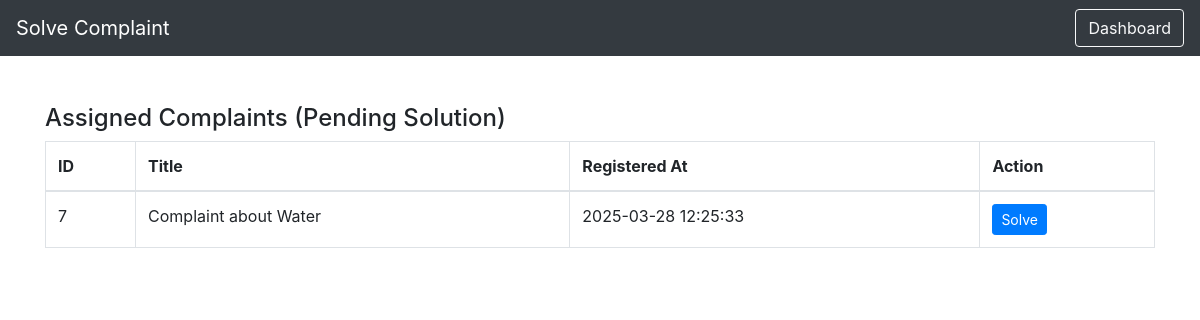
/depthead/solve_complaint_dept_head.php (signed in), run on an earlier commit of the app's database.
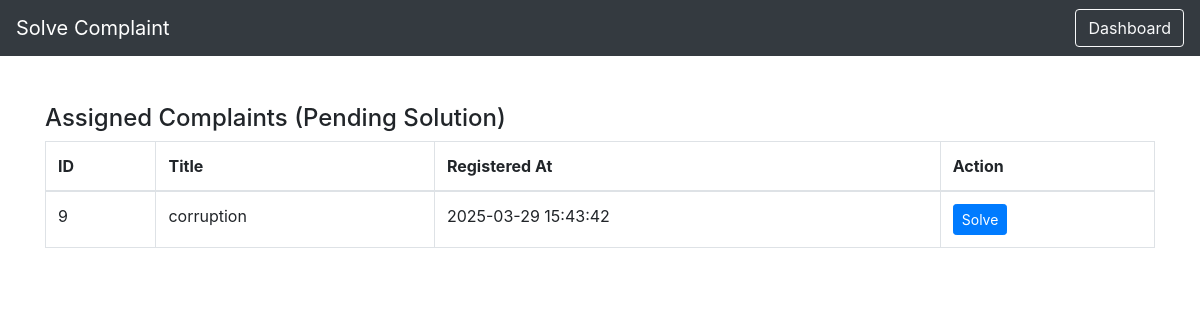
And on a later commit of the database.
### tables this page shows
CREATE TABLE `complaints` (
  `id` int(11) NOT NULL,
  `citizen_id` int(11) NOT NULL,
  `department_id` int(11) NOT NULL,
  `title` varchar(255) NOT NULL,
  `description` text NOT NULL,
  `status` enum('registered','in_progress','solved','referred') DEFAULT 'registered',
  `priority` enum('top','medium','normal','low') DEFAULT 'normal',
  `officer_id` int(11) DEFAULT NULL,
  `dept_head_id` int(11) DEFAULT NULL,
  `referred_by` int(11) DEFAULT NULL,
  `referred_at` timestamp NULL DEFAULT NULL,
  `remarks` text,
  `response` text,
  `review_rating` int DEFAULT NULL,
  `review_feedback` text,
  `ai_summary_complaint` text,
  `ai_summary_response` text,
  `target_id` int DEFAULT NULL,
  `target_role` enum('officer','dept_head') DEFAULT NULL,
  `created_at` timestamp NOT NULL DEFAULT CURRENT_TIMESTAMP,
  `updated_at` timestamp NOT NULL DEFAULT CURRENT_TIMESTAMP ON UPDATE CURRENT_TIMESTAMP,
  PRIMARY KEY (`id`),
  KEY `citizen_id` (`citizen_id`),
  KEY `department_id` (`department_id`),
  KEY `officer_id` (`officer_id`),
  KEY `dept_head_id` (`dept_head_id`),
  KEY `referred_by` (`referred_by`)
);

### depthead/solve_complaint_dept_head.php (the view, shortened to what this page needs)
<?php
include('../config.php');
$dept_head_id = $_SESSION['dept_head_id'];
?>
<!DOCTYPE html>
<html lang="en">
<head>
  <link rel="stylesheet" href="https://stackpath.bootstrapcdn.com/bootstrap/4.5.2/css/bootstrap.min.css">
</head>
<body>
  <nav class="navbar navbar-expand-lg navbar-dark bg-dark">
    <span class="navbar-brand">Solve Complaint</span>
    <div class="ml-auto">
      <a href="dept_head_dashboard.php" class="btn btn-outline-light">Dashboard</a>
    </div>
  </nav>
  <div class="container mt-5">
    <?php if (isset($complaint)): ?>
      <h4>Complaint Details (ID: <?php echo $complaint['id']; ?>)</h4>
      <p><strong>Title:</strong> <?php echo htmlspecialchars($complaint['title']); ?></p>
      <p><strong>Description:</strong> <?php echo htmlspecialchars($complaint['description']); ?></p>
      <hr>
      <h5>Mark as Solved</h5>
      <form method="POST" action="">
        <div class="form-group">
          <label>Response</label>
          <textarea name="response" required class="form-control" placeholder="Enter response"></textarea>
        </div>
        <div class="form-group">
          <label>Remarks</label>
          <textarea name="remarks" required class="form-control" placeholder="Enter your remarks"></textarea>
        </div>
        <button type="submit" name="solve" class="btn btn-success">Solve Complaint</button>
      </form>
      <a href="assign_complaint.php" class="btn btn-secondary mt-3">Back to List</a>
    <?php else: ?>
      <h4>Assigned Complaints (Pending Solution)</h4>
      <?php
      $list_sql = "SELECT * FROM complaints
                   WHERE dept_head_id = '$dept_head_id'
                     AND TRIM(LOWER(status)) != 'solved'
                   ORDER BY created_at DESC";
      $list_result = $conn->query($list_sql);
      if ($list_result && $list_result->num_rows > 0) { ?>
        <table class="table table-bordered">
          <thead>
            <tr>
              <th>ID</th>
              <th>Title</th>
              <th>Registered At</th>
              <th>Action</th>
            </tr>
          </thead>
          <tbody>
            <?php while ($row = $list_result->fetch_assoc()) { ?>
              <tr>
                <td><?php echo $row['id']; ?></td>
                <td><?php echo htmlspecialchars($row['title']); ?></td>
                <td><?php echo $row['created_at']; ?></td>
                <td>
                  <a href="solve_complaint_dept_head.php?complaint_id=<?php echo $row['id']; ?>" class="btn btn-primary btn-sm">Solve</a>
                </td>
              </tr>
            <?php } ?>
          </tbody>
        </table>
      <?php } else {
        echo "<div class='alert alert-info'>No complaints pending solution.</div>";
      } ?>
    <?php endif; ?>
  </div>
</body>
</html>

What changed in the data, as far as the page shows it:
no longer on this page (row edited): complaints: id "7", title "Complaint about Water", created_at "2025-03-28 12:25:33"
added complaints: id "9", title "corruption", created_at "2025-03-29 15:43:42"
